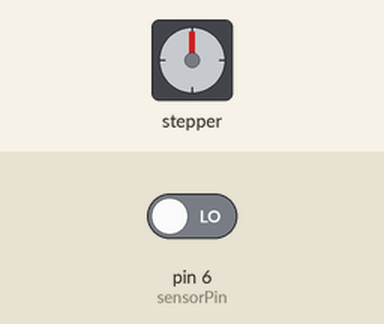
Recording of a sketch running on a simulated Arduino Uno, built with avr-gcc and run on an emulated ATmega328P. On the bench: stepper motor. The test bench sets the inputs (shaded band); at power-on: pin 6 (sensorPin) LOW. Stepper angles assume 200 steps per turn.

Above: at 1.3 s.
1.4 s: pin 6 (sensorPin) driven HIGH
At 3.6 s:
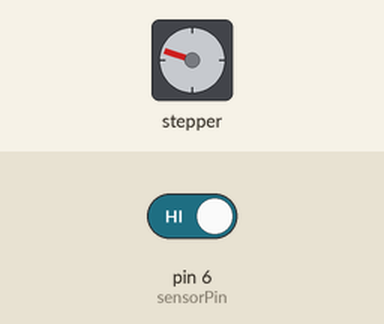
4.4 s: pin 6 (sensorPin) driven LOW
At 5.1 s:
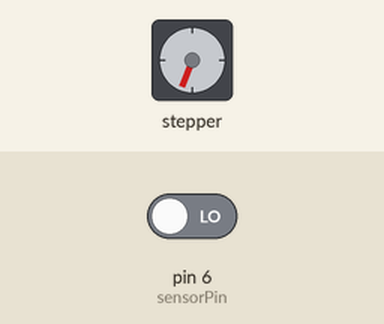
Timing chart, 0 to 7.4 s (numbered marks = the images above; inputs shaded):
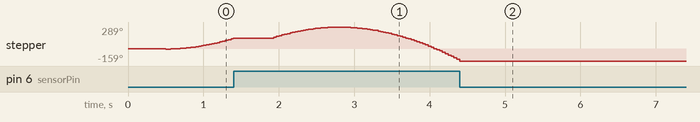

The sketch:

test-forNema17-null.ino
```cpp
#include <SoftwareSerial.h>
#include <Nextion.h>
#include "NexButton.h"
#include "NexTouch.h"
#include "NexText.h"
#include "NexPage.h"
#include <AccelStepper.h>

// defines pins numbers
int sensorPin = 6; //сенсор
int stepPin = 9; //рух CLK+
int dirPin = 8;  //напрямок CW+
//int enPin =10;   //EN+

AccelStepper nema23(1, stepPin, dirPin);

int koef23 = 1067; //Коефіцієнт для розрахунку відстані 200 шагів за оборот
float currentPosition23 = -1; //поточна відстань
int direct;
int previousDirect = -1;
float luftSteps = 533; //кількість кроків на люфт
boolean isNull;
char text_char[4];
char text_char2[4];


// Nextion elements
//go to null
NexButton b0 = NexButton(2, 12, "b2");

//Ручне введення
NexButton goToHandPage = NexButton(1, 6, "b0");
NexPage handPage = NexPage(2, 0, "hand");
NexButton handStart = NexButton(2, 5, "b0");
NexText distanceText23 = NexText(2, 1, "t0");  //input
NexText distanceText17 = NexText(2, 2, "t1");  //input
NexText distance23 = NexText(2, 8, "t5");  //output
NexText distance17 = NexText(2, 9, "t6");  //output
NexText errorText = NexText(2, 7, "t4");

//page1 №4
NexTouch start1 = NexTouch(4, 3, "m2"); // where 4 - page, 3 - id, m2 -objname
NexText distanceText1_23 = NexText(4, 4, "t0");
NexText distanceText1_17 = NexText(4, 5, "t1");

//page2 №5
NexTouch start2 = NexTouch(5, 3, "m2");
NexText distanceText2_23 = NexText(5, 4, "t0");
NexText distanceText2_17 = NexText(5, 5, "t1");


// Clickable elements
NexTouch *nex_listen_list[] =
{
  &b0,
  &handStart,
  &goToHandPage,
  &start1,
  &start2,
  NULL
};


// Callback for hand start
void handStartPopCallback(void *ptr)
{
  for (int i; i < 5; i++) text_char[i] = '\0';
  distanceText23.getText(text_char, 4);
  move(atof(text_char));
  distance23.setFloatText(currentPosition23, 2);
}

// Callback for specific button
void start1PopCallback(void *ptr)
{
  for (int i; i < 5; i++) text_char[i] = '\0';
  distanceText1_23.getText(text_char, 4);
  move(atof(text_char));
}

// Callback for specific button
void start2PopCallback(void *ptr)
{
  for (int i; i < 5; i++) text_char[i] = '\0';
  distanceText2_23.getText(text_char, 4);
  move(atof(text_char)); //вказати відстань в мм
}

// Callback for go to 0 button
void b0ButtonPopCallback(void *ptr)
{
  goToNull(); // вийти в ноль
  distance23.setText("0");
}

void goToHandPageButtonPopCallback(void *ptr)
{
  handPage.show();
  distance23.setFloatText(currentPosition23, 2);
}


void setup()
{
  Serial.begin(9600);

  handStart.attachPop(handStartPopCallback, &handStart);
  b0.attachPop(b0ButtonPopCallback, &b0);
  goToHandPage.attachPop(goToHandPageButtonPopCallback, &goToHandPage);
  //підключаютьсь колбеки до кнопки "старт" кожної сторінки
  start1.attachPop(start1PopCallback, &start1);
  start2.attachPop(start2PopCallback, &start2);

  nema23.setMaxSpeed(500);
  nema23.setSpeed(200);
  nema23.setAcceleration(200); //прискорення 5000 for nema23

  pinMode(sensorPin,INPUT);
  //pinMode(enPin, OUTPUT);
 // digitalWrite(enPin, HIGH); //turn off driver

  goToNull();
}

void loop()
{
  nexLoop(nex_listen_list);
}

//Рухати Nema23
void move(float mm23)
{
  if(mm23 < 0 || mm23 > 70)
  {
    errorText.setText("Nevirno!!");
    delay(500);
    handPage.show();
  }
  else
  {
    float distToGo = mm23*koef23;
    boolean luft = isLuft(mm23);
    if(luft)
    {
      distToGo += luftSteps * direct;
      previousDirect = direct;
    }
    nema23.moveTo(distToGo);
   // digitalWrite(enPin, LOW);           //turn on driver
//    int sensor = 0;

    while(nema23.distanceToGo() != 0) {
      nema23.run();                     // Move Stepper into position

//      sensor = digitalRead(sensorPin);
//      if(sensor != 1)          //Fatal stop
//      {
//        nema23.stop();
//        nema23.setCurrentPosition(0);
//        break;
//      }
    }

    //digitalWrite(enPin, HIGH);          //turn off driver

    if(luft && nema23.currentPosition() != 0)
    {
      nema23.setCurrentPosition(nema23.currentPosition() - luftSteps * direct);
    }
    currentPosition23 = nema23.currentPosition() / koef23;
  }
}

boolean isLuft(float distToGo)
{
  if(distToGo >= currentPosition23)  direct = 1;
  else direct = -1;
  if(direct != previousDirect)  return true;
  else return false;
}

//Вийти в ноль Nema23
void goToNull()
{
  int sensor = digitalRead(sensorPin);
  nema23.moveTo(-75*koef23);

 // digitalWrite(enPin, LOW);
  while(sensor == 1 && currentPosition23 != 0)
  {
    sensor = digitalRead(sensorPin);
    nema23.run();
   }
  delay(500);
  nema23.moveTo(3*koef23);
  while(sensor == 0)
  {
    sensor = digitalRead(sensorPin);
    nema23.run();
  }
  delay(500);
  nema23.moveTo(-1*koef23);
  while(sensor == 1)
  {
    sensor = digitalRead(sensorPin);
    nema23.run();
   }

 // digitalWrite(enPin, HIGH);
  nema23.setCurrentPosition(0);
  currentPosition23 = nema23.currentPosition();
}
```

Measured:
- after the input at 4.4 s, stepper: stops changing and stays -159°
